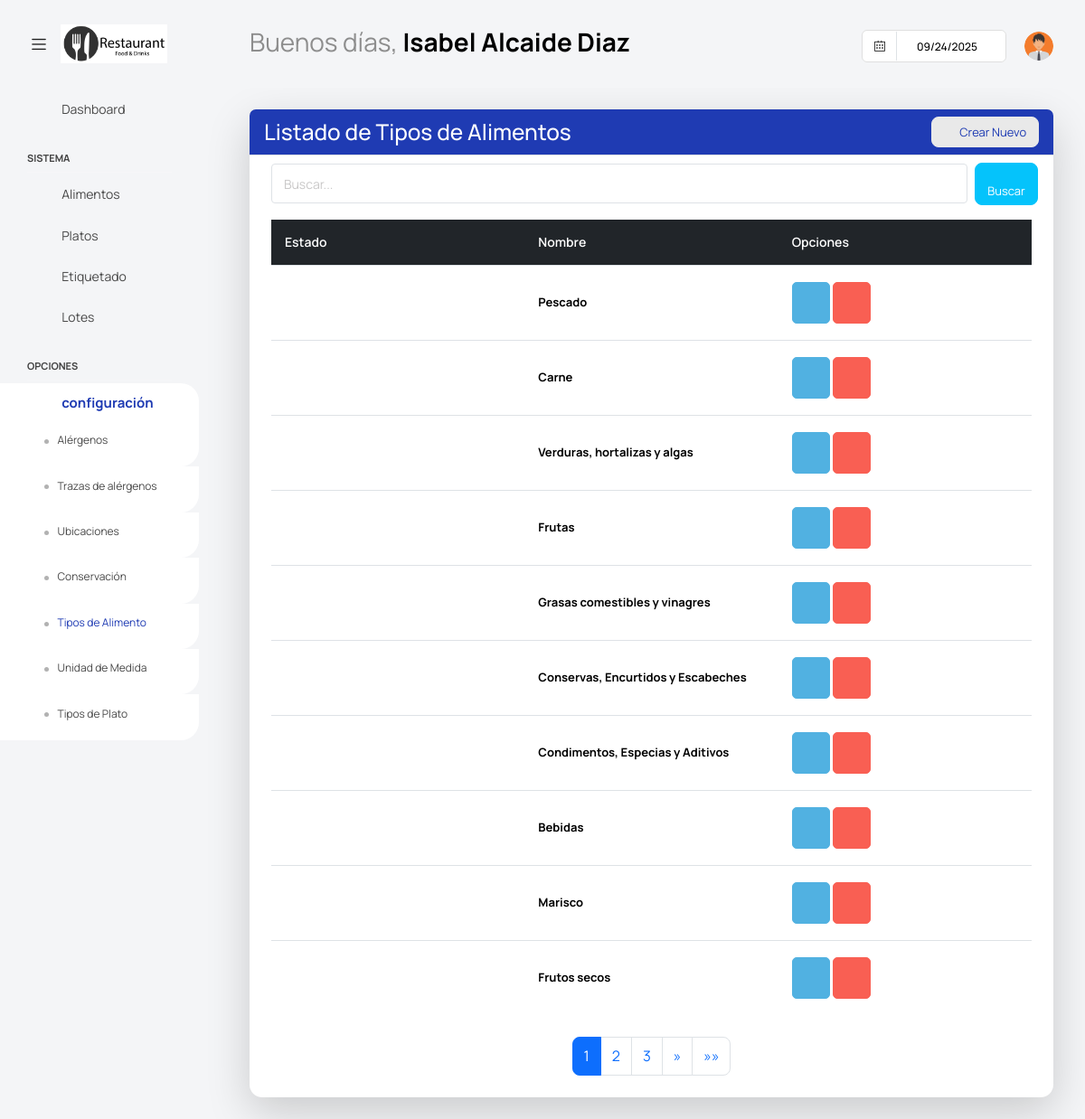
The page /dashuser/lista_tipos_de_alimento/ (signed in) on the database its author committed.
### app/super/models.py (models this page shows, shortened)
class UserProfile(models.Model):
    centro = models.ForeignKey('Centros' ,on_delete=models.CASCADE, null=True, blank =True)
    user = models.OneToOneField(User, on_delete=models.CASCADE)
    username = models.CharField(max_length=100)
    password = models.CharField(max_length=100)
    nombre = models.CharField(max_length=100)
    apellidos = models.CharField(max_length=100)
    cargo = models.CharField(max_length=100, blank=True, null=True)
    imagen = models.ImageField(default='users/default.png', upload_to='users/', null=True, blank =True)
    estado =models.BooleanField(default=True)

### app/dashuser/models.py (models this page shows, shortened)
class TipoAlimento(ModeloBaseCentro):
    nombre = models.CharField('Nombre', max_length=100)
    estado = models. BooleanField(default=True)
    class Meta:
        verbose_name = 'Tipo Alimento'
        verbose_name_plural = 'Tipos de Alimentos'

### app/dashuser/views.py (the view)
# urls.py: path('lista_tipos_de_alimento/', TipoAlimentoList.as_view(), name='TipoAlimentoList'),
class TipoAlimentoList(PaginationMixin, LoginRequiredMixin, ListView):
    model = TipoAlimento
    template_name = 'dashuser/listar_tipoalimento.html'
    context_object_name = 'tipoalimentos'
    paginate_by = 10  # Número de registros por página
    def get_queryset(self):
        try:
            user_profile = UserProfile.objects.filter(user=self.request.user).first()
            if user_profile and user_profile.centro:
                centro = user_profile.centro
                queryset = TipoAlimento.objects.filter(centro=centro).order_by('id')
                search_query = self.request.GET.get('buscar')
                if search_query:
                    queryset = queryset.filter(
                        Q(nombre__icontains=search_query)
                    )
                return queryset
            else:
                return TipoAlimento.objects.none()
        except ObjectDoesNotExist:
            return TipoAlimento.objects.none()
    def get_context_data(self, **kwargs):
        context = super().get_context_data(**kwargs)
        context.update(datos_centro(self.request))
        if not context['tipoalimentos'].exists():
            context['mensaje'] = "No tiene tipos de alimento asociados."
        return context

### app/core/mixins.py (called while the page is built)
    def get_context_data(self, **kwargs):
        context = super().get_context_data(**kwargs)
        page_obj = context.get('page_obj')
        if page_obj:
            current_page = page_obj.number
            total_pages = page_obj.paginator.num_pages
            window = self.pagination_window_size
            if total_pages <= (window * 2) + 1:
                context['custom_page_range'] = range(1, total_pages + 1)
            elif current_page <= window:
                context['custom_page_range'] = range(1, (window * 2) + 2)
            elif current_page >= total_pages - window:
                context['custom_page_range'] = range(total_pages - (window * 2), total_pages + 1)
            else:
                context['custom_page_range'] = range(current_page - window, current_page + window + 1)
        return context

### templates/dashuser/listar_tipoalimento.html (shortened to what this page needs)
{% extends "base.html" %}
{% block content %}
<div class="content-wrapper">
    <div class="card shadow-lg">
        <div class="card-header bg-primary text-white d-flex justify-content-between align-items-center">
            <h3 class="m-0">Listado de Tipos de Alimentos</h3>
            <a class="btn btn-light btn-sm rounded text-primary" onclick="abrir_modal_edicion('{% url 'dashuser:TipoAlimentoCreate' %}')">
                <i class="fa fa-plus-circle"></i>&nbsp; Crear Nuevo
            </a>
        </div>
        <div class="card-body">
            <form method="get" class="row g-2 align-items-center">
                <div class="col-md-11">
                    <input type="text" class="form-control form-control-sm" placeholder="Buscar..." name="buscar">
                </div>
                <div class="col-md-1 d-flex justify-content">
                    <button type="submit" class="btn btn-secondary btn-sm rounded" >
                        <i class="fa fa-search"></i>&nbsp; Buscar
                    </button>
                </div>
            </form>
            {% if tipoalimentos %}
            <div class="table-wrapper">
                <table class="table table-hover tabla-responsive align-middle" style="table-layout: fixed;">
                    <thead class="table-dark">
                        <tr>
                            <th>Estado</th>
                            <th>Nombre</th>
                            <th>Opciones</th>
                        </tr>
                    </thead>
                    <tbody>
                        {% for tipoalimento in tipoalimentos %}
                        <tr>
                            <td data-label="Estado">
                                {% if tipoalimento.estado %}
                                    <i class="fa fa-circle text-success fs-6"></i>
                                {% else %}
                                    <i class="fa fa-circle text-danger fs-6"></i>
                                {% endif %}
                            </td>
                            <td data-label="Nombre" class="fw-bold">{{ tipoalimento.nombre }}</td>
                            <td data-label="Opciones">
                                <a class="btn btn-info" style="--bs-btn-padding-y: 14px; --bs-btn-padding-x: 14px;" onclick="abrir_modal_edicion('{% url 'dashuser:TipoAlimentoUpdate' tipoalimento.id %}')" data-toggle="tooltip" title="Editar Tipo de Alimento">
                                    <i class="fa fa-pencil"></i>
                                </a>
                                <a class="btn btn-danger" style="--bs-btn-padding-y: 14px; --bs-btn-padding-x: 14px;" onclick="abrir_modal_edicion('{% url 'dashuser:TipoAlimentoDelete' tipoalimento.id %}')" data-toggle="tooltip" title="Eliminar Tipo de Alimento">
                                    <i class="fa fa-trash"></i>
                                </a>
                            </td>
                        </tr>
                        {% endfor %}
                    </tbody>
                </table>
            </div>
            {% include "core/pagination.html" %}
            {% else %}
            <div class="alert alert-warning text-center mt-3">
                <i class="fa fa-exclamation-circle"></i> No se encontraron tipos de alimentos.
            </div>
            {% endif %}
        </div>
</div>
{% endblock content %}

### templates/base.html (shortened to what this page needs)
{% load static %}
<html lang="es">
<head>
  <link href={% static "vendor/feather/feather.css" %} rel="stylesheet">
  <link href={% static "vendor/mdi/css/materialdesignicons.min.css" %} rel="stylesheet">
  <link href={% static "vendor/ti-icons/css/themify-icons.css" %} rel="stylesheet">
  <link href={% static "vendor/font-awesome/css/font-awesome.min.css" %} rel="stylesheet">
  <link href={% static "vendor/typicons/typicons.css" %} rel="stylesheet">
  <link href={% static "vendor/simple-line-icons/css/simple-line-icons.css" %} rel="stylesheet">
  <link href={% static "vendor/css/vendor.bundle.base.css" %} rel="stylesheet">
  <link href={% static "vendor/bootstrap-datepicker/bootstrap-datepicker.min.css" %} rel="stylesheet">
  <link href={% static "js/select.dataTables.min.css" %} rel="stylesheet" type="text/css" >
  <link rel="stylesheet" href={% static "css/style.css" %}>
</head>
  <body class="with-welcome-text">
    <div class="container-scroller">
      <nav class="navbar default-layout col-lg-12 col-12 p-0 fixed-top d-flex align-items-top flex-row">
        <div class="text-center navbar-brand-wrapper d-flex align-items-center justify-content-start">
          <div class="me-3">
            <button class="navbar-toggler navbar-toggler align-self-center" type="button" data-bs-toggle="minimize">
              <span class="icon-menu"></span>
            </button>
          </div>
          <div>
            <a class="navbar-brand brand-logo" href="index.html">
              <img src="{{ imagen_centro_url }}" style="width:150px !important; height:auto;" alt="{{ centro.nombre }}">
            </a>
          </div>
        </div>
        <div class="navbar-menu-wrapper d-flex align-items-top">
          <ul class="navbar-nav">
            <li class="nav-item fw-semibold d-none d-lg-block ms-0">
              <h1 class="welcome-text">{{ saludo }}, <span class="text-black fw-bold">{{ nombre }} {{ apellidos }}</span></h1>
          </ul>
          <ul class="navbar-nav ms-auto">
            <li class="nav-item d-none d-lg-block">
              <div id="datepicker-popup" class="input-group date datepicker navbar-date-picker">
                <span class="input-group-addon input-group-prepend border-right">
                  <span class="icon-calendar input-group-text calendar-icon"></span>
                </span>
                <input type="text" class="form-control">
              </div>
            </li>
            <li class="nav-item dropdown d-none d-lg-block user-dropdown">
              <a class="nav-link" id="UserDropdown" href="#" data-bs-toggle="dropdown" aria-expanded="false">
                <img class="img-xs rounded-circle" src="{{ imagen_user_url }}" alt="Profile image"> </a>
            </li>
          </ul>
        </div>
      </nav>
    <div class="container-fluid page-body-wrapper">
      <nav class="sidebar sidebar-offcanvas" id="sidebar">
        <ul class="nav">
          <li class="nav-item">
            <a class="nav-link" href="{% url 'dashuser:home' %}">
              <i class="mdi mdi-grid-large menu-icon"></i>
              <span class="menu-title">Dashboard</span>
            </a>
          </li>
          <li class="nav-item nav-category">Sistema</li>
            <li class="nav-item">
              <a class="nav-link" href="{% url 'dashuser:AlimentoList' %}">
                <i class="menu-icon mdi mdi-food-variant"></i>
                <span class="menu-title">Alimentos</span>
              </a>
            </li>
            <li class="nav-item">
              <a class="nav-link" href="{% url 'platos:PlatoList' %}">
                <i class="menu-icon mdi mdi-food-turkey"></i>
                <span class="menu-title">Platos</span>
              </a>
            </li>
            <li class="nav-item">
              <a class="nav-link" href="{% url 'platos:generar_etiqueta' %}">
                <i class="menu-icon mdi mdi-tag"></i>
                <span class="menu-title">Etiquetado</span>
              </a>
            </li>
            <li class="nav-item">
              <a class="nav-link" href="{% url 'platos:LotesResumenListView' %}">
                <i class="menu-icon mdi mdi-package-variant"></i>
                <span class="menu-title">Lotes</span>
              </a>
            </li>
          <li class="nav-item nav-category">Opciones</li>
            <li class="nav-item">
              <a class="nav-link" data-bs-toggle="collapse" href="#confi" aria-expanded="false" aria-controls="confi">
                <i class="menu-icon mdi mdi-filter"></i>
                <span class="menu-title">configuración</span>
                <i class="menu-arrow"></i>
              </a>
              <div class="collapse" id="confi">
                <ul class="nav flex-column sub-menu">
                  <li class="nav-item"> <a class="nav-link" href="{% url 'dashuser:AlergenosList' %}">Alérgenos</a></li>
                </ul>
                <ul class="nav flex-column sub-menu">
                  <li class="nav-item"> <a class="nav-link" href="{% url 'dashuser:TrazasList' %}">Trazas de alérgenos</a></li>
                </ul>
                <ul class="nav flex-column sub-menu">
                  <li class="nav-item"> <a class="nav-link" href="{% url 'dashuser:LocalizacionList' %}">Ubicaciones</a></li>
                </ul>
                <ul class="nav flex-column sub-menu">
                  <li class="nav-item"> <a class="nav-link" href="{% url 'dashuser:ConservacionList' %}">Conservación</a></li>
                </ul>
                <ul class="nav flex-column sub-menu">
                  <li class="nav-item"> <a class="nav-link" href="{% url 'dashuser:TipoAlimentoList' %}">Tipos de Alimento</a></li>
                </ul>
                <ul class="nav flex-column sub-menu">
                  <li class="nav-item"> <a class="nav-link" href="{% url 'dashuser:UnidadDeMedidaList' %}">Unidad de Medida</a></li>
                </ul>
                <ul class="nav flex-column sub-menu">
                  <li class="nav-item"> <a class="nav-link" href="{% url 'platos:TipoPlatoList' %}">Tipos de Plato</a></li>
                </ul>
              </div>
            </li>
        </ul>
      </nav>
      <div class="main-panel">
          {% block content %}
          {% endblock content %}
      </div>
  </div>
</body>
</html>

### rows shown on the page
UserProfile: nombre "Isabel", apellidos "Alcaide Diaz"
TipoAlimento: estado True (drawn), nombre "Pescado"
TipoAlimento: estado True (drawn), nombre "Carne"
TipoAlimento: estado True (drawn), nombre "Verduras, hortalizas y algas"
TipoAlimento: estado True (drawn), nombre "Frutas"
TipoAlimento: estado True (drawn), nombre "Grasas comestibles y vinagres"
TipoAlimento: estado True (drawn), nombre "Conservas, Encurtidos y Escabeches"
TipoAlimento: estado True (drawn), nombre "Condimentos, Especias y Aditivos"
TipoAlimento: estado True (drawn), nombre "Bebidas"
TipoAlimento: estado True (drawn), nombre "Marisco"
TipoAlimento: estado True (drawn), nombre "Frutos secos"

### other values the page prints
{{ saludo }} "Buenos días"
{{ page }} "1" "2" "3"
